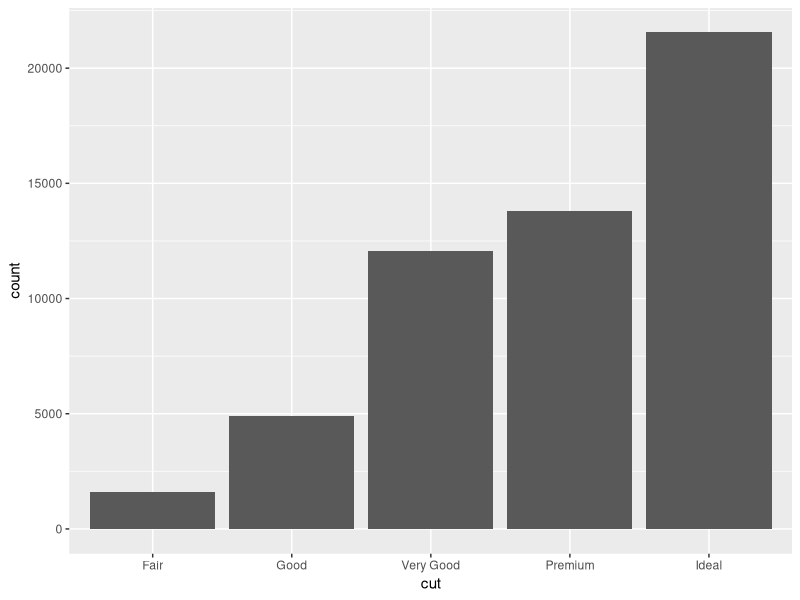
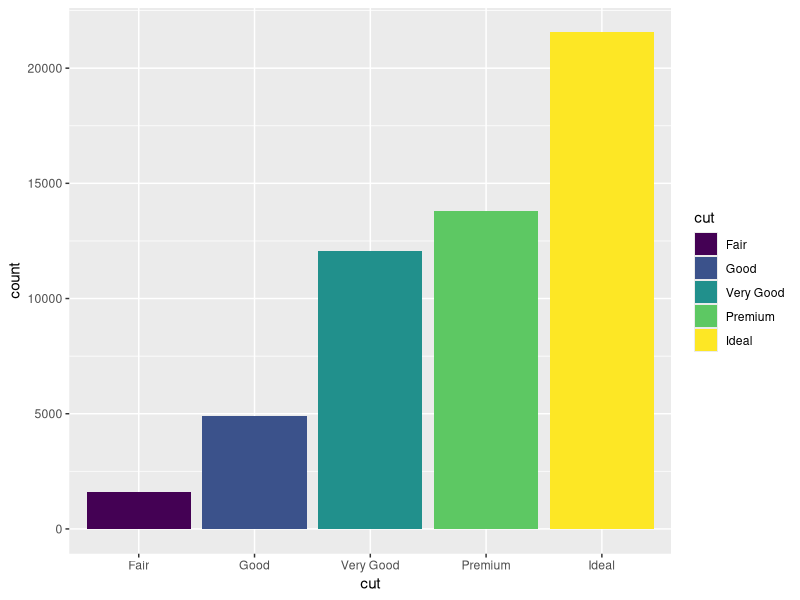
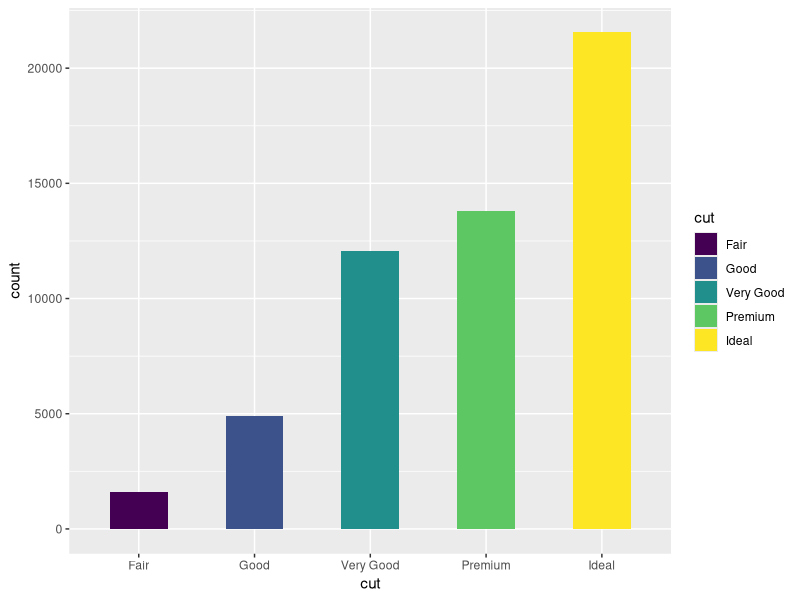
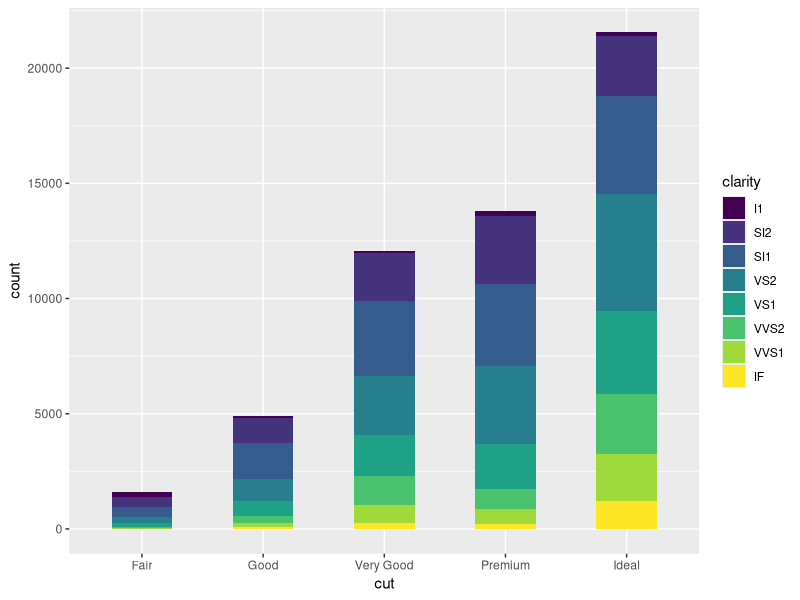
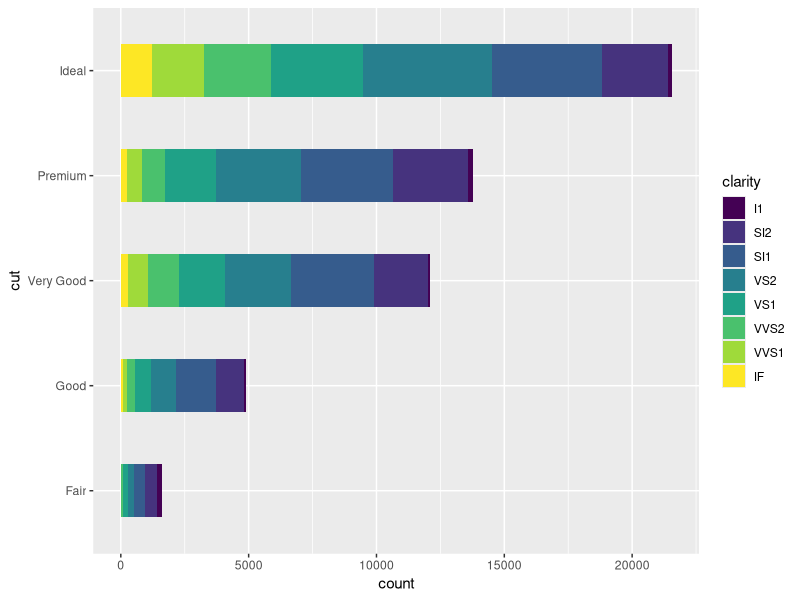

Source code (R) for these figures, in order:
## ---- chunk 1
library(tidyverse)
# 10.1
ggplot(diamonds, aes(cut)) +
  geom_bar()

# 10.2
ggplot(diamonds, aes(cut, fill = cut)) +
  geom_bar()

# 10.3
# Меняем толщину столбцов при помощи параметра width
ggplot(diamonds, aes(cut, fill = cut)) +
  geom_bar(width = 0.5)

# 10.4
ggplot(diamonds, aes(cut, fill = clarity)) +
  geom_bar(width = 0.5)

# 10.5
ggplot(diamonds, aes(cut, fill = clarity)) +
  geom_bar(width = 0.5) +
  coord_flip()
